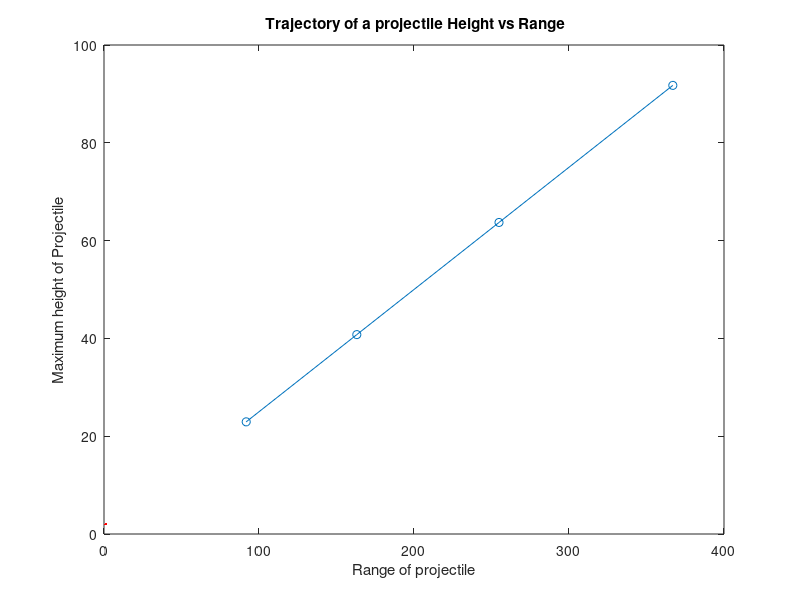

Write MATLAB code to recreate this figure.
clc
clear
initial_velocity=[30 40 50 60];
launch_angle=45;
sin_value=(sin(pi/180*launch_angle));   %converting the degree to radians
%disp(sin_value)
g=9.81;                                 %gravitational value
max_height=[];
range=[];
for i=1:length(initial_velocity)
    max_height(end+1)=(initial_velocity(i)^2)*(sin_value^2)/(2*g);   %calculation of height
end
disp(max_height)
for j=1:length(initial_velocity)
    range(end+1)=initial_velocity(j)^2*2*sin_value^2/g;              %calculation of height
end
disp(range)
plot(range,max_height,'-o',LineWidth=2,Color='red')
xlabel('Range of projectile');
ylabel('Maximum height of Projectile')
title(' Trajectory of a projectile Height vs Range')